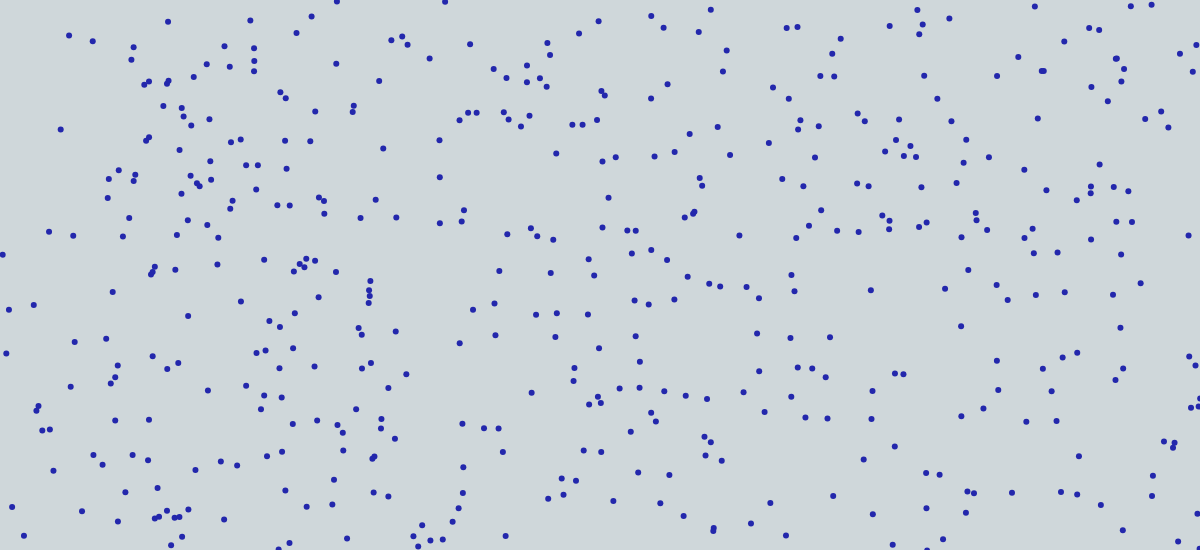
Frame 1 (no input)
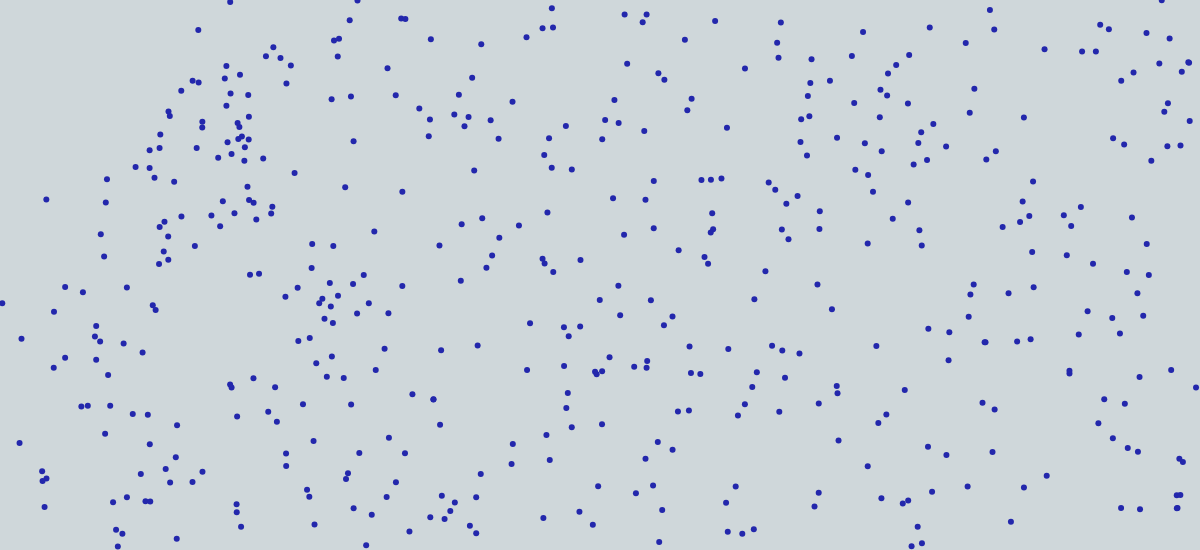
Frame 60 (no input)
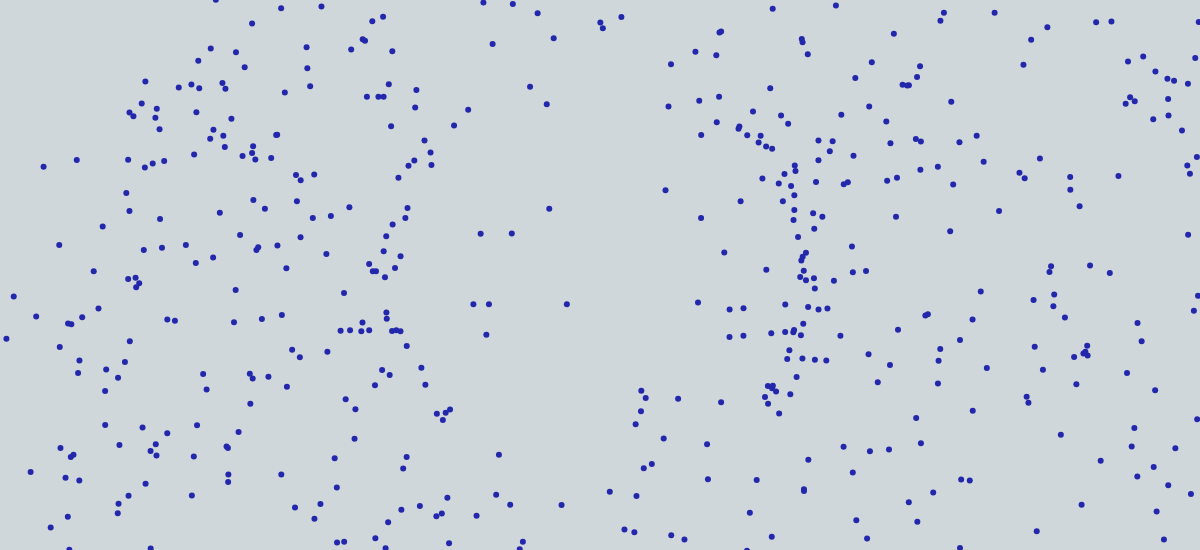
Frame 120 (the mouse pressed at the canvas centre since frame 60)

The p5.js sketch that drew these frames (run headless with seeded random() and noise() and a simulated clock; from frame 60 on, the mouse is pressed at the canvas centre):

// p5.js sketch
// ── sketch.js
// particle sketch for 手尾 characters
// points are pre-sampled from the svg outlines, no need for font files


var randomColor = ["#4ECDA4", "#FEFE03", "#2327AC"];
var b = [];
var mouseRadius = 200;
var pullStrength = 0.15;
var damping = 0.88;
var textFade; // for text to fade in
var allHome; // when all balls are at home
var settleThreshold = 150; // decide when to fade in, how messy the balls should be
var charOffsetY = 0;

// pre-sampled outline points from the svg paths (coordinate space: x 54-898, y 342-745)
var RAW_PTS = [
  {x:281.0,y:574.5},{x:281.0,y:558.4},{x:281.0,y:542.3},{x:281.0,y:526.2},{x:281.0,y:510.0},
  {x:288.6,y:501.5},{x:304.7,y:501.5},{x:320.8,y:501.5},{x:336.9,y:501.5},{x:353.0,y:501.5},
  {x:369.2,y:501.5},{x:385.3,y:501.5},{x:401.4,y:501.5},{x:417.5,y:501.5},{x:424.0,y:491.8},
  {x:424.0,y:475.7},{x:414.0,y:469.6},{x:397.9,y:469.6},{x:381.8,y:469.6},{x:365.7,y:469.6},
  {x:349.5,y:469.6},{x:333.4,y:469.6},{x:317.3,y:469.6},{x:301.2,y:469.6},{x:285.1,y:469.6},
  {x:281.0,y:457.5},{x:281.0,y:441.4},{x:281.0,y:425.3},{x:281.0,y:409.2},{x:282.2,y:394.1},
  {x:298.3,y:392.4},{x:314.3,y:390.4},{x:330.2,y:388.2},{x:346.2,y:385.7},{x:362.1,y:383.0},
  {x:377.9,y:379.9},{x:393.7,y:376.6},{x:409.3,y:372.9},{x:421.4,y:367.4},{x:413.4,y:353.5},
  {x:404.1,y:342.4},{x:388.4,y:346.0},{x:372.6,y:349.2},{x:356.7,y:352.2},{x:340.9,y:355.0},
  {x:324.9,y:357.5},{x:309.0,y:359.7},{x:293.0,y:361.8},{x:277.0,y:363.6},{x:260.9,y:365.3},
  {x:244.9,y:366.8},{x:228.8,y:368.1},{x:212.7,y:369.2},{x:196.6,y:370.2},{x:180.5,y:371.0},
  {x:164.4,y:371.7},{x:148.3,y:372.2},{x:132.2,y:372.7},{x:116.1,y:373.0},{x:100.0,y:373.2},
  {x:83.9,y:373.2},{x:87.7,y:387.6},{x:92.9,y:402.8},{x:109.0,y:402.8},{x:125.1,y:402.6},
  {x:141.2,y:402.3},{x:157.4,y:401.8},{x:173.5,y:401.3},{x:189.6,y:400.6},{x:205.7,y:399.8},
  {x:221.8,y:398.8},{x:237.8,y:397.8},{x:247.6,y:403.4},{x:247.6,y:419.5},{x:247.6,y:435.7},
  {x:247.6,y:451.8},{x:247.6,y:467.9},{x:233.1,y:469.6},{x:217.0,y:469.6},{x:200.9,y:469.6},
  {x:184.8,y:469.6},{x:168.6,y:469.6},{x:152.5,y:469.6},{x:136.4,y:469.6},{x:120.3,y:469.6},
  {x:104.2,y:469.6},{x:92.0,y:473.5},{x:92.0,y:489.6},{x:96.3,y:501.5},{x:112.4,y:501.5},
  {x:128.5,y:501.5},{x:144.6,y:501.5},{x:160.7,y:501.5},{x:176.9,y:501.5},{x:193.0,y:501.5},
  {x:209.1,y:501.5},{x:225.2,y:501.5},{x:241.4,y:501.5},{x:247.6,y:511.4},{x:247.6,y:527.5},
  {x:247.6,y:543.6},{x:247.6,y:559.7},{x:246.2,y:574.5},{x:230.1,y:574.5},{x:214.0,y:574.5},
  {x:197.9,y:574.5},{x:181.8,y:574.5},{x:165.6,y:574.5},{x:149.5,y:574.5},{x:133.4,y:574.5},
  {x:117.3,y:574.5},{x:101.2,y:574.5},{x:85.0,y:574.5},{x:68.9,y:574.5},{x:54.7,y:576.5},
  {x:54.8,y:592.6},{x:57.5,y:606.0},{x:73.7,y:606.0},{x:89.8,y:606.0},{x:105.9,y:606.0},
  {x:122.0,y:606.0},{x:138.1,y:606.0},{x:154.3,y:606.0},{x:170.4,y:606.0},{x:186.5,y:606.0},
  {x:202.6,y:606.0},{x:218.8,y:606.0},{x:234.9,y:606.0},{x:247.6,y:609.4},{x:247.6,y:625.5},
  {x:247.5,y:641.6},{x:247.5,y:657.7},{x:247.5,y:673.9},{x:247.5,y:690.0},{x:246.0,y:705.9},
  {x:233.6,y:715.3},{x:217.5,y:715.4},{x:201.4,y:715.0},{x:185.3,y:714.6},{x:169.2,y:714.2},
  {x:163.2,y:722.1},{x:166.8,y:737.8},{x:176.5,y:745.9},{x:192.6,y:745.9},{x:208.7,y:745.9},
  {x:224.8,y:745.9},{x:240.9,y:745.8},{x:256.8,y:743.2},{x:270.5,y:735.1},{x:278.6,y:721.3},
  {x:280.9,y:705.4},{x:280.9,y:689.3},{x:280.9,y:673.2},{x:280.9,y:657.0},{x:281.0,y:640.9},
  {x:281.0,y:624.8},{x:281.0,y:608.7},{x:294.4,y:606.0},{x:310.6,y:606.0},{x:326.7,y:606.0},
  {x:342.8,y:606.0},{x:358.9,y:606.0},{x:375.0,y:606.0},{x:391.2,y:606.0},{x:407.3,y:606.0},
  {x:423.4,y:606.0},{x:439.5,y:606.0},{x:455.6,y:606.0},{x:457.4,y:591.7},{x:457.3,y:575.5},
  {x:442.2,y:574.5},{x:426.1,y:574.5},{x:410.0,y:574.5},{x:393.8,y:574.5},{x:377.7,y:574.5},
  {x:361.6,y:574.5},{x:345.5,y:574.5},{x:329.4,y:574.5},{x:313.2,y:574.5},{x:297.1,y:574.5},
  // 尾 lower strokes
  {x:870.9,y:670.8},{x:869.0,y:685.2},{x:865.7,y:699.2},{x:856.9,y:710.1},{x:842.8,y:713.0},
  {x:828.4,y:713.1},{x:814.0,y:713.1},{x:799.5,y:713.1},{x:785.1,y:713.1},{x:770.6,y:713.1},
  {x:756.2,y:713.1},{x:742.3,y:710.7},{x:737.9,y:697.5},{x:737.8,y:683.1},{x:737.7,y:668.7},
  {x:746.8,y:662.5},{x:761.2,y:661.2},{x:775.6,y:659.9},{x:790.0,y:658.6},{x:804.4,y:657.3},
  {x:818.7,y:656.0},{x:833.1,y:654.6},{x:847.5,y:653.3},{x:861.9,y:652.0},{x:876.3,y:650.7},
  {x:890.7,y:649.4},{x:894.6,y:638.6},{x:894.6,y:624.2},{x:884.6,y:620.7},{x:870.2,y:622.0},
  {x:855.8,y:623.3},{x:841.4,y:624.6},{x:827.0,y:625.9},{x:812.6,y:627.3},{x:798.3,y:628.6},
  {x:783.9,y:629.9},{x:769.5,y:631.2},{x:755.1,y:632.5},{x:740.7,y:633.8},{x:737.7,y:622.7},
  {x:737.7,y:608.3},{x:740.5,y:596.3},{x:754.9,y:595.0},{x:769.3,y:593.7},{x:783.6,y:592.4},
  {x:798.0,y:591.1},{x:812.4,y:589.8},{x:826.8,y:588.5},{x:841.2,y:587.2},{x:855.6,y:585.9},
  {x:866.0,y:581.0},{x:866.0,y:566.5},{x:861.1,y:557.4},{x:846.7,y:558.7},{x:832.3,y:560.0},
  {x:817.9,y:561.4},{x:803.6,y:562.7},{x:789.2,y:564.0},{x:774.8,y:565.3},{x:760.4,y:566.6},
  {x:746.0,y:567.9},{x:737.7,y:562.5},{x:737.7,y:548.1},{x:737.7,y:533.7},{x:749.5,y:529.5},
  {x:763.8,y:527.5},{x:778.1,y:525.3},{x:792.3,y:522.9},{x:806.6,y:520.4},{x:820.8,y:517.7},
  {x:834.9,y:514.9},{x:849.1,y:511.9},{x:855.4,y:505.4},{x:848.1,y:493.0},{x:838.7,y:485.3},
  {x:824.6,y:488.5},{x:810.4,y:491.3},{x:796.2,y:494.0},{x:782.0,y:496.4},{x:767.7,y:498.7},
  {x:753.4,y:500.8},{x:739.1,y:502.7},{x:724.8,y:504.4},{x:710.4,y:506.0},{x:696.0,y:507.4},
  {x:681.7,y:508.8},{x:667.3,y:510.0},{x:652.9,y:511.1},{x:638.5,y:512.0},{x:624.0,y:512.9},
  {x:609.6,y:513.7},{x:605.1,y:521.0},{x:609.9,y:534.6},{x:619.8,y:540.5},{x:634.2,y:539.5},
  {x:648.6,y:538.6},{x:663.0,y:537.6},{x:677.4,y:536.6},{x:691.8,y:535.6},{x:704.9,y:536.1},
  {x:704.9,y:550.5},{x:704.9,y:565.0},{x:696.9,y:572.1},{x:682.5,y:573.4},{x:668.2,y:574.7},
  {x:653.8,y:576.0},{x:639.4,y:577.3},{x:625.0,y:578.6},{x:610.6,y:579.9},{x:610.3,y:594.0},
  {x:610.5,y:608.2},{x:624.9,y:606.9},{x:639.3,y:605.6},{x:653.7,y:604.4},{x:668.1,y:603.1},
  {x:682.5,y:601.8},{x:696.8,y:600.5},{x:704.9,y:606.1},{x:704.9,y:620.5},{x:704.9,y:635.0},
  {x:692.9,y:638.4},{x:678.5,y:639.8},{x:664.1,y:641.1},{x:649.7,y:642.5},{x:635.4,y:643.8},
  {x:621.0,y:645.1},{x:606.6,y:646.5},{x:592.2,y:647.8},{x:589.8,y:660.0},{x:589.8,y:674.4},
  {x:601.8,y:675.8},{x:616.2,y:674.5},{x:630.6,y:673.2},{x:645.0,y:671.9},{x:659.4,y:670.6},
  {x:673.7,y:669.3},{x:688.1,y:668.1},{x:702.5,y:666.8},{x:705.0,y:678.6},{x:705.0,y:693.0},
  {x:705.1,y:707.5},{x:707.3,y:721.7},{x:714.5,y:734.0},{x:726.8,y:741.4},{x:741.0,y:743.1},
  {x:755.5,y:743.1},{x:769.9,y:743.1},{x:784.4,y:743.1},{x:798.8,y:743.1},{x:813.2,y:743.1},
  {x:827.7,y:743.1},{x:842.1,y:743.1},{x:856.6,y:742.7},{x:870.7,y:739.9},{x:883.4,y:733.4},
  {x:891.1,y:721.3},{x:895.5,y:707.5},{x:898.1,y:693.3},{x:898.3,y:679.9},{x:884.6,y:675.4},
  // 尾 top box
  {x:870.4,y:355.2},{x:855.8,y:355.2},{x:841.3,y:355.2},{x:826.7,y:355.2},{x:812.1,y:355.2},
  {x:797.6,y:355.2},{x:783.0,y:355.2},{x:768.4,y:355.2},{x:753.9,y:355.2},{x:739.3,y:355.2},
  {x:724.7,y:355.2},{x:710.2,y:355.2},{x:695.6,y:355.2},{x:681.1,y:355.2},{x:666.5,y:355.2},
  {x:651.9,y:355.2},{x:637.4,y:355.2},{x:622.8,y:355.2},{x:608.2,y:355.2},{x:593.7,y:355.2},
  {x:579.1,y:355.2},{x:564.5,y:355.2},{x:550.0,y:355.2},{x:548.4,y:368.2},{x:548.4,y:382.8},
  {x:548.4,y:397.4},{x:548.3,y:411.9},{x:548.3,y:426.5},{x:548.3,y:441.1},{x:548.3,y:455.6},
  {x:548.3,y:470.2},{x:548.2,y:484.7},{x:548.2,y:499.3},{x:548.2,y:513.9},{x:548.0,y:528.4},
  {x:547.4,y:543.0},{x:546.4,y:557.5},{x:545.0,y:572.0},{x:543.2,y:586.5},{x:541.0,y:600.9},
  {x:538.4,y:615.2},{x:535.5,y:629.5},{x:532.1,y:643.6},{x:528.2,y:657.7},{x:523.8,y:671.5},
  {x:518.9,y:685.2},{x:513.4,y:698.7},{x:507.3,y:712.0},{x:500.7,y:724.9},{x:510.8,y:734.6},
  {x:521.8,y:744.2},{x:530.1,y:739.8},{x:536.5,y:726.7},{x:542.4,y:713.4},{x:547.8,y:699.8},
  {x:552.8,y:686.2},{x:557.3,y:672.3},{x:561.4,y:658.3},{x:565.1,y:644.3},{x:568.4,y:630.1},
  {x:571.3,y:615.8},{x:573.8,y:601.5},{x:576.1,y:587.1},{x:577.9,y:572.6},{x:579.3,y:558.1},
  {x:580.3,y:543.6},{x:580.8,y:529.0},{x:580.9,y:514.5},{x:581.0,y:499.9},{x:581.1,y:485.3},
  {x:581.2,y:470.8},{x:592.9,y:467.9},{x:607.4,y:467.9},{x:622.0,y:467.9},{x:636.6,y:467.9},
  {x:651.1,y:467.9},{x:665.7,y:467.9},{x:680.3,y:467.9},{x:694.8,y:467.9},{x:709.4,y:467.9},
  {x:723.9,y:467.9},{x:738.5,y:467.9},{x:753.1,y:467.9},{x:767.6,y:467.9},{x:782.2,y:467.9},
  {x:796.8,y:467.9},{x:811.3,y:467.9},{x:825.9,y:467.9},{x:840.5,y:467.9},{x:855.0,y:467.9},
  {x:869.6,y:467.9},{x:870.4,y:454.1},{x:870.4,y:439.6},{x:870.4,y:425.0},{x:870.4,y:410.4},
  {x:870.4,y:395.9},{x:870.4,y:381.3},{x:870.4,y:366.8},{x:834.0,y:437.8},{x:819.4,y:437.8},
  {x:804.8,y:437.8},{x:790.3,y:437.8},{x:775.7,y:437.8},{x:761.2,y:437.8},{x:746.6,y:437.8},
  {x:732.0,y:437.8},{x:717.5,y:437.8},{x:702.9,y:437.8},{x:688.3,y:437.8},{x:673.8,y:437.8},
  {x:659.2,y:437.8},{x:644.6,y:437.8},{x:630.1,y:437.8},{x:615.5,y:437.8},{x:600.9,y:437.8},
  {x:586.4,y:437.8},{x:581.2,y:428.4},{x:581.2,y:413.8},{x:581.2,y:399.2},{x:582.7,y:386.2},
  {x:597.3,y:386.2},{x:611.9,y:386.2},{x:626.4,y:386.2},{x:641.0,y:386.2},{x:655.6,y:386.2},
  {x:670.1,y:386.2},{x:684.7,y:386.2},{x:699.2,y:386.2},{x:713.8,y:386.2},{x:728.4,y:386.2},
  {x:742.9,y:386.2},{x:757.5,y:386.2},{x:772.1,y:386.2},{x:786.6,y:386.2},{x:801.2,y:386.2},
  {x:815.8,y:386.2},{x:830.3,y:386.2},{x:837.0,y:394.1},{x:837.0,y:408.7},{x:837.0,y:423.2}
];

// raw coordinate bounds 
var SVG_MIN_X = 54.7, SVG_MAX_X = 898.3;
var SVG_MIN_Y = 342.4, SVG_MAX_Y = 745.9;
var homePositions = [];

// mapped home positions (recalculated on each resize)
function mapPoints() {
  var svgW = SVG_MAX_X - SVG_MIN_X;
  var svgH = SVG_MAX_Y - SVG_MIN_Y;
  var pad = 80;
  var scale = min((width - pad * 2) / svgW, (height - pad * 2) / svgH);
  var offsetX = (width - svgW * scale) / 2;
  var offsetY = (height - svgH * scale) / 2;
  charOffsetY = offsetY;

  homePositions = RAW_PTS.map(function(p) {
    return {
      x: (p.x - SVG_MIN_X) * scale + offsetX,
      y: (p.y - SVG_MIN_Y) * scale + offsetY
    };
  });

   // update each ball's home so they drift to the new center
  for (var i = 0; i < b.length; i++) {
    b[i].homeX = homePositions[i].x;
    b[i].homeY = homePositions[i].y;
  }
}

class Ball {
  constructor(homeX, homeY) {
    this.homeX = homeX;
    this.homeY = homeY;
    this.x = random(width);
    this.y = random(height);
    this.xspeed = random(-1, 1);
    this.yspeed = random(-1, 1);
     // this.color =       randomColor[floor(random(randomColor.length))];
     // tried doing different color balls, looked messy and hard to read
  }

  move() {
    if (dist(mouseX, mouseY, this.x, this.y) < mouseRadius) {
      this.x = lerp(this.x, this.homeX, pullStrength);
      this.y = lerp(this.y, this.homeY, pullStrength);
      this.xspeed *= damping;
      this.yspeed *= damping;
    } else {
      this.x += this.xspeed;
      this.y += this.yspeed;
    }
  }

  bounce() {
    if (this.x > width || this.x < 0) this.xspeed *= -1;
    if (this.y > height || this.y < 0) this.yspeed *= -1;
  }

  display() {
    fill("#2327AC"); // use the ball's own color
    noStroke();
    ellipse(this.x, this.y, 6, 6);
  }
}

function setup() {
  createCanvas(windowWidth, 550);
  textFade = 0;
  allHome = false;
  mapPoints(); 
  for (var i = 0; i < homePositions.length; i++) {
    b[i] = new Ball(homePositions[i].x, homePositions[i].y);
  }
}

function windowResized() { 
  resizeCanvas(windowWidth, windowHeight);
  mapPoints(); // recenters characters to new canvas size
}

function draw() {
  background("#CFD7DA");

  for (var i = 0; i < b.length; i++) {
    b[i].move();
    b[i].bounce();
    b[i].display();
  }

  // check if all balls are near home
  allHome = b.every(ball => dist(ball.x, ball.y, ball.homeX, ball.homeY) < settleThreshold);

  if (allHome) {
    textFade = min(textFade + 2, 255); // fade in slowly
  } else {
    textFade = max(textFade - 8, 0);   // fade out quickly
  }

  if (textFade > 0) {
    push();
    fill(35, 39, 172, textFade);
    noStroke();
    textAlign(CENTER, CENTER);
    textSize(22);
   text("hand tail  /  to clean up", width / 2, charOffsetY - 70);
    pop();
  }
}

// sources
// Inverse of PO -- balls come together to form a word
// by lberdugo
// https://editor.p5js.org/lberdugo/sketches/fKMgsgetY

// claude was used to replace the .ttf and text with a .svg file because p5.js does not support chinese traditional fonts unfortunately 
// prompts i gave:
// map out the outline in points for these two characters, 手尾 in the svg file
// replace the font and text with the svg file points you provided me
// i'm going to have my screen full screen (width: 100vw; height: 100vh), how can i have the characters in the center of the screen every time
// also prompted claude to put the fade in text above teh characters that adjusts with window sizing, cause sometimes the text would end up behind the image
// put text above the character that adjusts with window resizing
